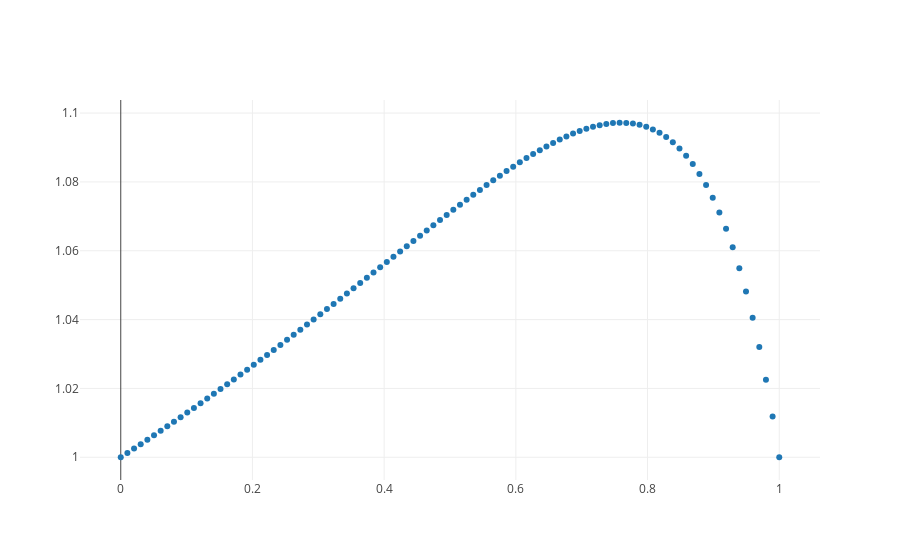

This figure's notebook cell:
### Markdown cell above
For a binary gas with $\eta_A=\eta_B$:

\begin{align}
\frac{\eta_{mix}}{\eta_A} &=  \frac{(1-x_B)}{ 1-x_B + x_B \Bigg(\frac{1}{\sqrt{8}} \; \Bigg[ 1+\frac{M_A}{M_B} \Bigg] ^{-1/2} \; \Bigg[ 1 \; + \; \Big[  \; \frac{M_B}{M_A} \Big]^{1/4} \Bigg] ^2 \Bigg) }  +  \frac{x_B}{ x_B + (1-x_B) \Bigg( \frac{1}{\sqrt{8}} \; \Bigg[ 1+\frac{M_B}{M_A} \Bigg] ^{-1/2} \; \Bigg[ 1 \; + \;  \; \Big[ \frac{M_A}{M_B} \Big]^{1/4} \Bigg] ^2 \Bigg) }
\end{align}

### Code cell
from plotly.offline import init_notebook_mode, iplot
import plotly.graph_objs as go
import numpy as np

init_notebook_mode(connected=True)

mamb=10
mbma=1/mamb

xb=np.linspace(0,1,100)

def y(x):
    y1= (1-x)/( (1-x) + x*(1/np.sqrt(8)*np.power(1+mamb,-0.5)*np.power(1+np.power(mbma,0.25),2)))
    y2= x/( (x) + (1-x)*(1/np.sqrt(8)*np.power(1+mbma,-0.5)*np.power(1+np.power(mamb,0.25),2)))
    return y1+y2

trace = go.Scatter(
    x = xb,
    y = y(x),
    mode = 'markers'
)

data = [trace]

# Plot and embed in ipython notebook!
iplot(data, filename='basic-scatter')

# or plot with: plot_url = py.plot(data, filename='basic-line')
